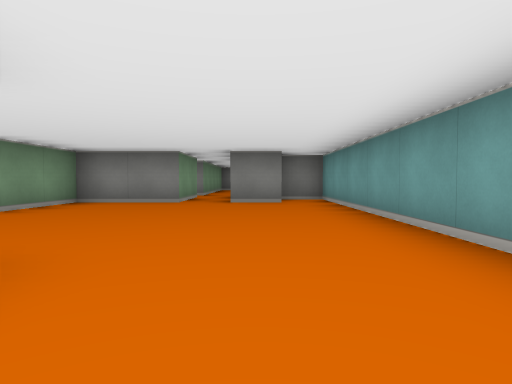
View 1 (above)

15 first-person views from a walk through a cub3D maze. The camera is about half as high as the walls, tilts 2° down and sees 75° across. The floor is counted in squares. Each view is taken from the middle of a square. On the plan, view 1 faces up. The plan holds only what a view shows up to about 9 squares ahead; the rest is blank.

View 2
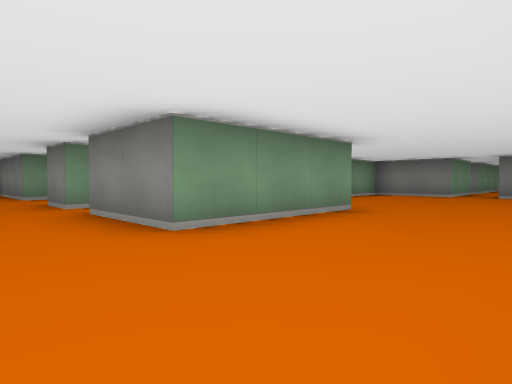

View 3
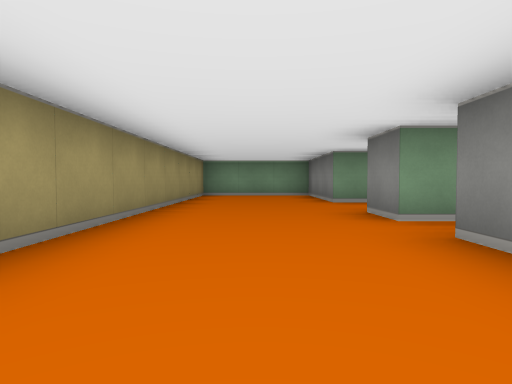

View 4
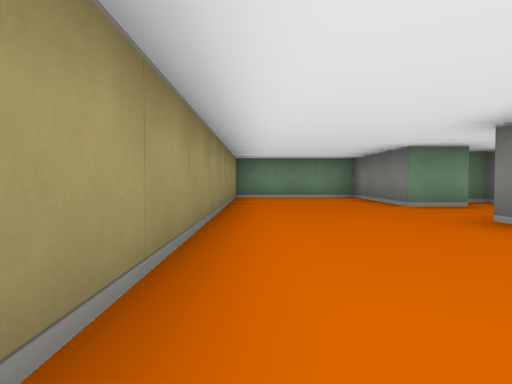

View 5
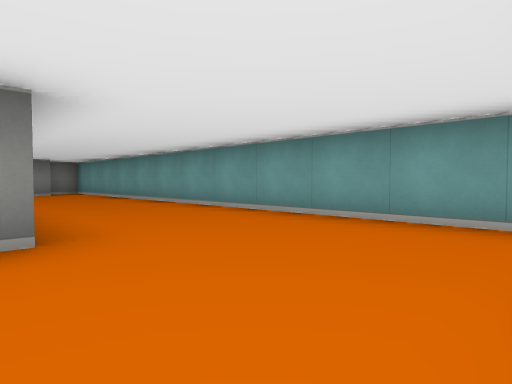

View 6
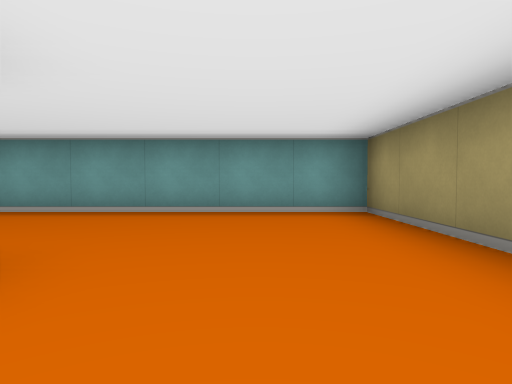

View 7
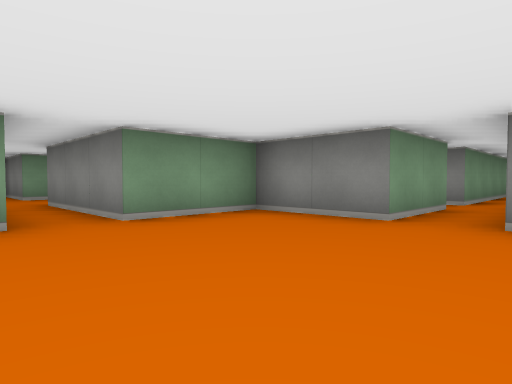

View 8
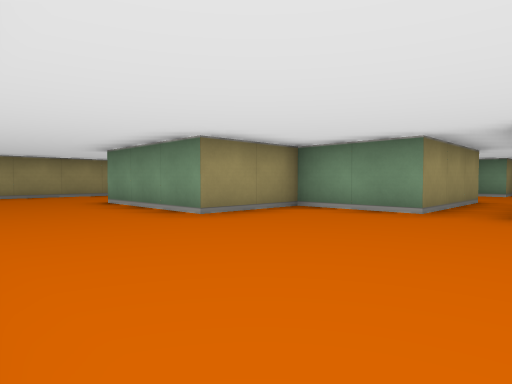

View 9
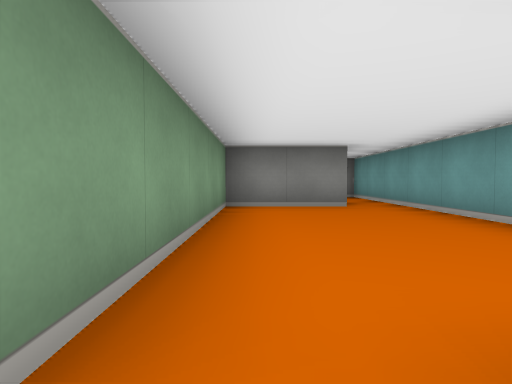

View 10
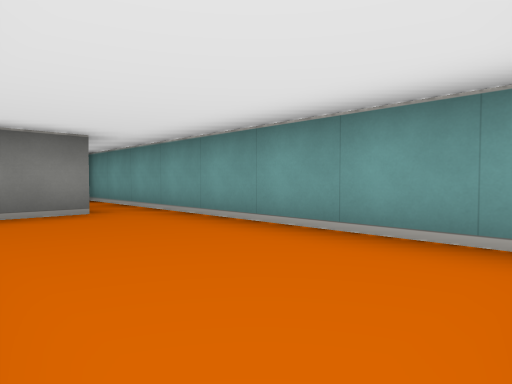

View 11
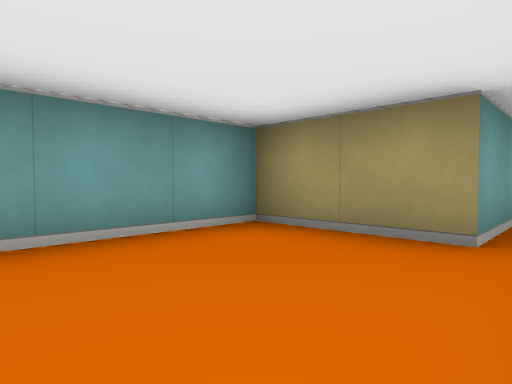

View 12
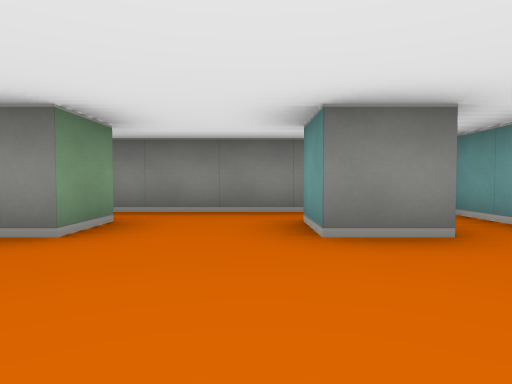

View 13
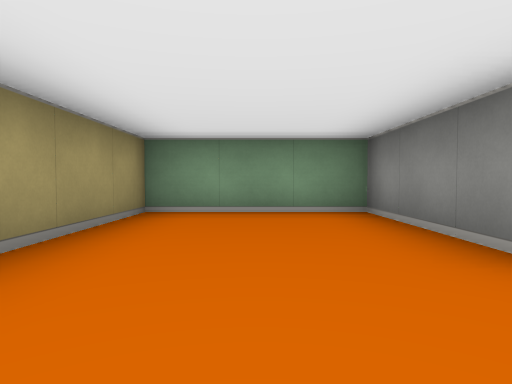

View 14
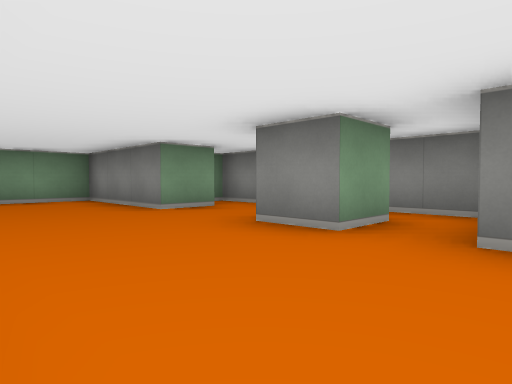

View 15
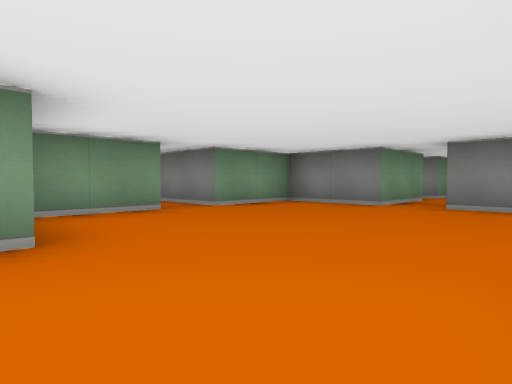

### Floor plan
Points are (right, up) in squares from view 1. A wall is a line through its corners. A room is listed if a view was taken in it or the views show most of it. See-through windows are left out.
Room 1 (views 1, 2, 3, 4, 5, 6, 7, 8, 12, 13, 14, 15)
walls: (-3.9, 0.5) (-8.5, 0.5) (-8.5, 0.1); (-4.5, -0.4) (-4.5, -1.5) (-5.5, -1.5) (-5.5, -0.5); (-3.5, -0.8) (-3.5, 0.2); (-7.5, -0.4) (-7.5, -1.5) (-10.5, -1.5) (-10.5, -4.5) (1.5, -4.5) (1.5, 7.5) (0.5, 7.5); (-6.6, 3.5) (-3.5, 3.5) (-3.5, 1.5) (-1.5, 1.5) (-1.5, -1.5) (-3.5, -1.5); (-1.5, 6.5) (-3.5, 6.5) (-3.5, 4.5) (-6.5, 4.5); (0.5, 6.5) (-0.5, 6.5)
ways out: opening at (-1, 7.5) to room 2; opening at (-6, 4)
Room 2 (views 9, 10, 11)
walls: (0.6, 14.5) (-1.5, 14.5) (-1.5, 9.5) (-1.9, 9.5); (-1.5, 8.5) (-1.5, 6.5); (-0.5, 8.1) (-0.5, 9.5) (1.5, 9.5) (1.5, 16.5)
ways out: opening at (-1, 7.5) to room 1; opening at (-2, 9); opening at (1, 15.5)

Positions as (right, up) in squares from view 1, and headings:
1: (0, 0), facing up
2: (1, -3), facing up-left
3: (-1, -3), facing left
4: (-2, -4), facing left
5: (-2, -4), facing up-right
6: (-3, -3), facing right
7: (0, 3), facing up-left
8: (1, 5), facing down-left
9: (-1, 9), facing up
10: (-1, 10), facing up-right
11: (-1, 12), facing down-right
12: (-6, -4), facing up
13: (-6, -3), facing left
14: (-3, -4), facing up-left
15: (1, 1), facing up-left
